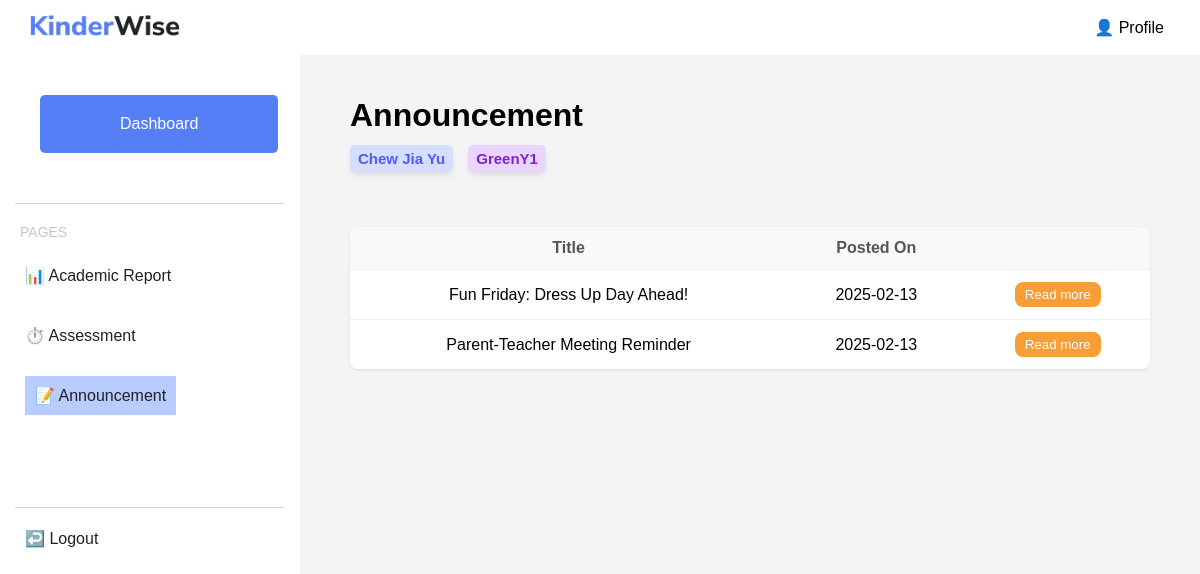
Screenshot of /KinderWise/view_announcement.php?student_name=Chew Jia Yu with the database file from the repository.
### tables this page shows
CREATE TABLE `announcement` (
  `announcementID` int(11) NOT NULL,
  `announcementTitle` varchar(50) NOT NULL,
  `details` varchar(300) DEFAULT NULL,
  `postDate` date DEFAULT NULL,
  `teacherID` int(11) DEFAULT NULL
);

### KinderWise/view_announcement.php (the view, shortened to what this page needs)
<?php
include("connection.php");
$student_name = $_GET['student_name'];
$classQuery = "SELECT classCode FROM student WHERE name = ?";
$classStmt = $conn->prepare($classQuery);
$classStmt->bind_param("s", $student_name);
$classStmt->execute();
$classResult = $classStmt->get_result();
$studentClass = $classResult->fetch_assoc()['classCode'] ?? 'N/A';
$announcementQuery = "SELECT a.*
                     FROM announcement a
                     JOIN teacher t ON a.teacherID = t.teacherID
                     WHERE t.classAssigned = ?
                     ORDER BY a.postDate DESC";
$announcementStmt = $conn->prepare($announcementQuery);
$announcementStmt->bind_param("s", $studentClass);
$announcementStmt->execute();
$announcementResult = $announcementStmt->get_result();
$hasAnnouncements = $announcementResult->num_rows > 0;
$tableContent = '';
if ($hasAnnouncements) {
    while ($announcement = $announcementResult->fetch_assoc()) {
        $tableContent .= '
            <tr>
                <td>' . htmlspecialchars($announcement['announcementTitle']) . '</td>
                <td>' . date('Y-m-d', strtotime($announcement['postDate'])) . '</td>
                <td>
                    <a href="view_announcement_details.php?announcementID=' . $announcement['announcementID'] . '&student_name=' . urlencode($student_name) . '">
                        <button class="read-more-btn">Read more</button>
                    </a>
                </td>
            </tr>
        ';
    }
}
?>
<!DOCTYPE html>
<html lang="en">
<head>
</head>
<body>
    <header>
        <div class="logo">
            <img src="./pics/logo.png" alt="KinderWise Logo">
        </div>
        <div class="top-right-buttons">
            <button>👤 Profile</button>
        </div>
    </header>
    <div class = "content">
        <div class="navbar">
            <nav>
                <a href="parent.php"><button>Dashboard</button></a>
                <div class="divider"></div>
                <div class="section-title">PAGES</div>
                <div class="pages">
                    <li><a href="academic_report.php?student_name=<?php echo urlencode($student_name); ?>">📊 Academic Report</a></li>
                    <li><a href="view_assessment.php?student_name=<?php echo urlencode($student_name); ?>">⏱️ Assessment</a></li>
                    <li><a href="view_announcement.php?student_name=<?php echo urlencode($student_name); ?>"><div id="currentPage">📝 Announcement</a></li>
                    <br></br>
                    <br></br>
                </div>
                <div class="divider"></div>
                <div class="bottom">
                    <li><a href="logout.php">↩️ Logout</a></li>
                </div>
            </nav>
        </div>
        <div class="container">
            <h1>Announcement</h1>
            <div class="student-info">
                <h3 class="student-name"><?php echo $student_name; ?></h3>
                <span class="student-class"><?php echo htmlspecialchars($studentClass); ?></span>
            </div>
            <table class="announcement-table">
                <thead>
                    <tr>
                        <th>Title</th>
                        <th>Posted On</th>
                        <th> </th>
                    </tr>
                </thead>
                <tbody>
                    <?php echo $tableContent?>
                </tbody>
            </table>
        </div>
    </div>
</body>
</html>

### KinderWise/view_announcement.php (style rules this page uses)
body { font-family: Trebuchet MS, sans-serif; text-align: center; margin: 0; background-color: #f4f4f4; overflow-x : hidden; }
header { display: flex; justify-content: space-between; align-items: center; background:rgb(255, 255, 255); padding: 15px 30px; color: white; }
.logo img { width: 150px; }
.top-right-buttons button { font-family: Trebuchet MS, sans-serif; background: none; border: none; color: black; font-size: 16px; margin-left: 15px; cursor: pointer; }
.content { display: flex; min-height: 100vh; }
.navbar { width: 300px; background:rgb(255, 255, 255); display: flex; flex-direction: column; height: 100vh; }
.navbar li { height: 40px; display:flex; flex-direction: column; justify-content: center; align-items : flex-start; padding: 0px 15px; margin: 10px 10px; }
.navbar li a { color:#202224; }
.navbar a button { font-family: Trebuchet MS, sans-serif; padding: 20px 80px; margin: 40px; font-size: 16px; cursor: pointer; background-color: #557FF7; color: white; border: none; border-radius: 5px; transition: 0.3s; }
a:link { text-decoration: none; }
.pages { display: flex; flex-direction: column; }
#currentPage { background-color:rgb(185, 204, 255); padding: 10px; }
.divider { height: 1px; background:rgb(213, 213, 213); margin: 10px 15px; }
.section-title { color:rgb(198, 198, 198); font-size: 14px; text-align: left; padding-top: 10px; padding-left: 20px; margin-bottom: 5px; }
.bottom { margin-top: auto; }
.container { display:flex; flex-direction: column; align-items: flex-start; flex-grow: 1; padding: 20px 50px; }
.student-info { display: flex; align-items: center; margin-top: -25px; margin-bottom: 20px; }
.student-name { font-size: 15px; font-weight: 600; margin-right: 15px; background-color: rgb(212, 223, 255); color: rgb(90, 85, 247); padding: 5px 8px; border-radius: 5px; box-shadow: 0 4px 6px -1px rgb(0 0 0 / 0.1); }
.student-class { background-color: rgb(233, 213, 255); color: rgb(126, 34, 206); font-size: 15px; font-weight: 600; padding: 5px 8px; border-radius: 5px; box-shadow: 0 4px 6px -1px rgb(0 0 0 / 0.1); }
.announcement-table { width: 100%; border-collapse: collapse; margin-top: 20px; background: white; border-radius: 8px; overflow: hidden; box-shadow: 0 1px 3px rgba(0,0,0,0.1); }
.announcement-table th { background-color: #f8f9fa; padding: 12px 15px; text-align: center; font-weight: 600; color: #555; }
.announcement-table td { padding: 12px 15px; border-top: 1px solid #eee; }
.read-more-btn { padding: 5px 10px; background-color: rgb(247, 158, 54); color: white; border: none; border-radius: 8px; cursor: pointer; font-family: Trebuchet MS, sans-serif; }

### rows the page displays
announcement: announcementTitle "Fun Friday: Dress Up Day Ahead!", postDate "2025-02-13"
announcement: announcementTitle "Parent-Teacher Meeting Reminder", postDate "2025-02-13"

### other values shown
$student_name "Chew Jia Yu"
$studentClass "GreenY1"
